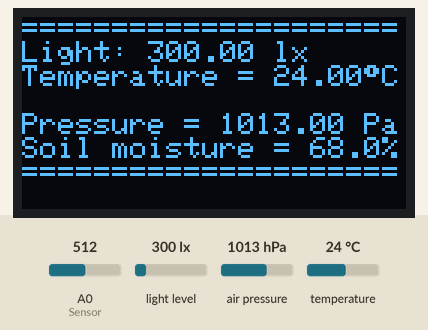
A sketch run on a simulated ESP8266 (NodeMCU). Shown: 128×64 one-colour display. The test bench sets the inputs (shaded band); at power-on: A0 (Sensor) = 512, light level 300 lx, air pressure 1013 hPa, temperature 24 °C. WiFi joins after 1.5 s; servers stay silent unless stated; network time is answered at once with the bench clock; uploads are accepted with an empty reply; the local clock reads 2024-03-15 10:24:30 at power-on unless the sketch sets it; storage starts empty; what the sketch prints to the serial monitor is not drawn.

Above: at 2.7 s.
2.8 s: A0 (Sensor) set to 533
5.6 s: light level set to 40 lx
At 7.2 s:
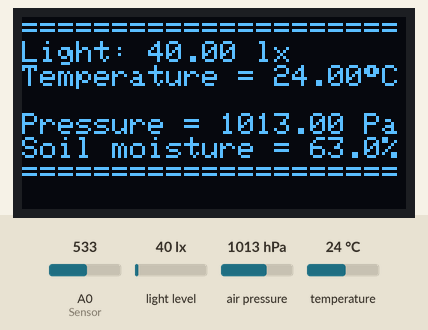
7.6 s: air pressure set to 952 hPa
At 8.7 s:
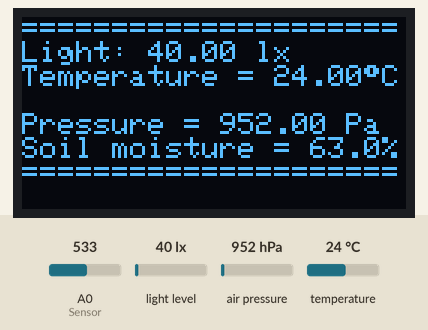
9.6 s: A0 (Sensor) set to 716
At 11.3 s:
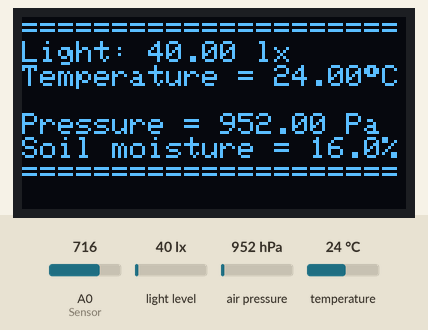
11.6 s: temperature set to 12 °C
At 13.0 s:
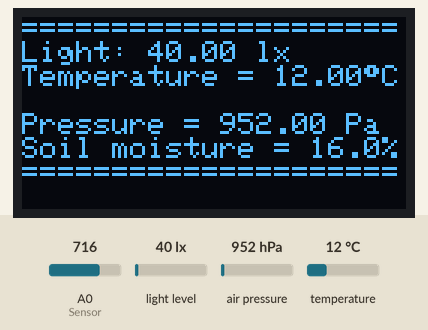
13.6 s: light level set to 500 lx
At 14.5 s:
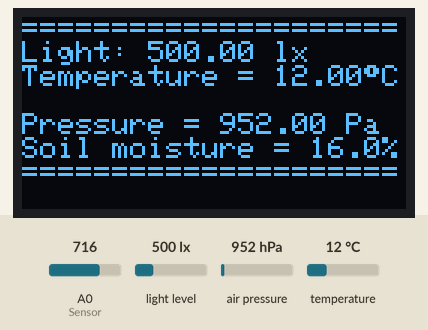
Timing chart, 0 to 16.6 s (numbered marks = the images above; inputs shaded):
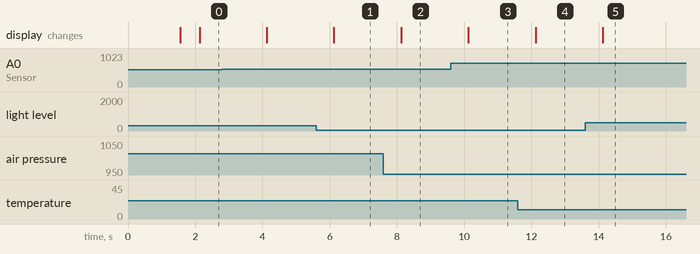

The sketch:

ESP8266.ino
```cpp
// Include necessary libraries
#include <FS.h>
#include <ESP8266WiFi.h>
#include <WiFiClient.h>
#include <BlynkSimpleEsp8266.h>
#include <BH1750.h>
#include <Wire.h>
#include <Adafruit_Sensor.h>
#include <Adafruit_BMP280.h>
#include <SPI.h>
#include <Adafruit_GFX.h>
#include <Adafruit_SSD1306.h>
#include <Math.h>
#include <ESP8266HTTPClient.h>
#include <WiFiManager.h>
#include <ArduinoJson.h>
#include <time.h>
#include <NTPClient.h>
#include <WiFiUdp.h>
#include <ctime>
#include <EasyButton.h>


// Screen settings
#define SCREEN_WIDTH 128  // OLED display width, in pixels
#define SCREEN_HEIGHT 64  // OLED display height, in pixels
#define OLED_RESET     -1 // Reset pin
#define SCREEN_ADDRESS 0x3C
#define BUTTON_PIN 0  // Pin for Flash button

// Global objects and variables
Adafruit_SSD1306 display(SCREEN_WIDTH, SCREEN_HEIGHT, &Wire, OLED_RESET);
BH1750 lightMeter;
Adafruit_BMP280 bme;
WiFiUDP ntpUDP;
NTPClient timeClient(ntpUDP, "pl.pool.ntp.org", 7200);
EasyButton button(BUTTON_PIN);
WiFiManager wifiManager;

char token[10];
char deviceName[41];
char deviceID[10];
bool shouldSaveConfig = false;

int buttonDuration = 5000;

unsigned long previousMillis = 0;    // will store last time DHT was updated
const long interval = 2000;          // Updates DHT readings every 2 seconds

String currentDate;

float press;
float lux;
float temp;

const int AirValue = 780;
const int WaterValue = 390;
int intervals = (AirValue - WaterValue)/3;
int soilMoistureValue = 0;
float moisturePrcnt = 0.0;

const char* serverUrl = "http://5dfe-83-20-164-34.ngrok-free.app/api/v1/plants/update-plant"; // URL of the server endpoint


void setup()
{
  Wire.begin();
  Serial.begin(9600);
  button.begin();
  button.onPressedFor(buttonDuration, onPressed);

  readStoredInfo();

  WiFiManagerParameter api_token("token", "your token", token, 40);
  WiFiManagerParameter device_name("device_name", "your device name", deviceName, 40);
  WiFiManagerParameter device_id("device_id", "your device id", deviceID, 40);

  WiFiManager wifiManager;

  wifiManager.setSaveConfigCallback(saveConfigCallback);

  wifiManager.addParameter(&api_token);
  wifiManager.addParameter(&device_name);
  wifiManager.addParameter(&device_id);

  wifiManager.setTimeout(180);

  if (!wifiManager.autoConnect("AutoConnectAP")) {
    Serial.println("Failed to connect and hit timeout");
    delay(3000);
    // Reset and try again, or maybe put it to deep sleep.
    ESP.reset();
    delay(5000);
  }

  Serial.println("Connected to WiFi.");

  strcpy(token, api_token.getValue());
  strcpy(deviceName, device_name.getValue());
  strcpy(deviceID, device_id.getValue());

  Serial.print("Token: ");
  Serial.println(token);
  Serial.print("Device Name: ");
  Serial.println(deviceName);

  saveData();

  // Initialize Sensors
  initializeSensors();

  // Initialize display settings
  display.clearDisplay();
  display.setTextSize(1);
  display.setTextColor(WHITE);
  timeClient.begin();

  while(!timeClient.update()) {
    timeClient.forceUpdate();
    delay(500);
  }
}

void loop()
{
  button.read();
  timeClient.update();
  currentDate = getCurrentDateTime();
  unsigned long currentMillis = millis();
  if (currentMillis - previousMillis >= interval) {
    previousMillis = currentMillis;
    readFromSensors();
    printToSerial();
    printToDisplay();
    sendToServer();
  }
}


 void saveConfigCallback () {
  Serial.println("Should save config");
  shouldSaveConfig = true;
}

void onPressed() {
  Serial.println("Flash button has been pressed. Resetting WiFi settings...");
  wifiManager.resetSettings();
  SPIFFS.format();

  delay(1000);

  Serial.println("Restarting ESP...");
  ESP.restart();
}

String getCurrentDateTime() {
  unsigned long epochTime = timeClient.getEpochTime();
  struct tm *ptm = gmtime ((time_t *)&epochTime);

  char buffer[30];
  strftime(buffer, 30, "%Y-%m-%dT%H:%M:%SZ", ptm);

  return String(buffer);
}

void initializeSensors()
{

  if (lightMeter.begin()) {
    Serial.println(F("BH1750 initialised"));
  }
  else {
    Serial.println(F("Error initialising BH1750"));
  }

  if (!bme.begin(0x76)) {
    Serial.println("Could not find a valid BMP280 sensor, check wiring!");
  }

  if(!display.begin(SSD1306_SWITCHCAPVCC, SCREEN_ADDRESS)) {
    Serial.println(F("SSD1306 allocation failed"));
    for(;;);
  }
}

void sendToServer() {
  if (WiFi.status() == WL_CONNECTED) {

    WiFiClient client;
    HTTPClient http;

    // Create JSON payload
    String payload = "{"
                     "\"device_id\":\"" + String(deviceID) + "\","  // Add the device_id field
                     "\"sensors\":{"
                     "\"humidity\":" + String(moisturePrcnt) + ","
                     "\"lux\":" + String(lux) + ","
                     "\"temperature\":" + String(temp) + "},"
                     "\"device_token\":\"" + String(token) + "\","
                     "\"name\":\"" + String(deviceName) + "\","  // Add the name field
                     "\"last_updated\":\"" + String(currentDate) + "\""
                     "}";

    http.begin(client, serverUrl);
    http.addHeader("Content-Type", "application/json");

    int httpCode = http.PATCH(payload);

    Serial.println("HTTP Response code: " + String(httpCode));

    if (httpCode > 0) {
      String response = http.getString();
      Serial.println("HTTP Response: " + response);
    }

    http.end();
  } else {
    Serial.println("Error in WiFi connection");
  }
}


void printToSerial()
{
    Serial.println("================================");
    Serial.print("Light: ");
    Serial.print(lux);
    Serial.println(" lx");
    Serial.print("Temperature = ");
    Serial.print(temp);
    Serial.println(" *C");
    Serial.print("Pressure = ");
    Serial.print(press);
    Serial.println(" Pa");
    if(soilMoistureValue > WaterValue && soilMoistureValue < (WaterValue + intervals))
    {
      Serial.println("Soil Moisture: Very Wet");
    }
    else if(soilMoistureValue > (WaterValue + intervals) && soilMoistureValue < (AirValue - intervals))
    {
      Serial.println("Soil Moisture: Wet");
    }
    else if(soilMoistureValue < AirValue && soilMoistureValue > (AirValue - intervals))
    {
      Serial.println("Soil Moisture: Dry");
    }
    Serial.println("====================================");
}

void printToDisplay()
{
  display.clearDisplay();
  display.setCursor(0,0);
  display.println("=====================");
  display.setCursor(0,8);
  display.print("Light: ");
  display.print(lux);
  display.println(" lx");
  display.setCursor(0,16);
  display.print("Temperature = ");
  display.print(temp);
  display.print((char)247);
  display.println("C");
  display.setCursor(0,32);
  display.print("Pressure = ");
  display.print(press);
  display.println(" Pa");
  display.setCursor(0,40);
  display.print("Soil moisture = ");
  display.print(moisturePrcnt, 1);
  display.println("%");
  display.setCursor(0,48);
  display.println("=====================");
  display.display();
}

void readFromSensors()
{
  temp = bme.readTemperature();
  press = bme.readPressure();
  press = press/100;
  soilMoistureValue = analogRead(A0);  //put Sensor insert into soil
  moisturePrcnt = ((soilMoistureValue - AirValue)*100/(WaterValue-AirValue));
  lux = lightMeter.readLightLevel();
}

void readStoredInfo()
{
  //clean FS, for testing
  //SPIFFS.format();

  //read configuration from FS json
  Serial.println("mounting FS...");

  if (SPIFFS.begin()) {
    Serial.println("mounted file system");
    if (SPIFFS.exists("/config.json")) {
      //file exists, reading and loading
      Serial.println("reading config file");
      File configFile = SPIFFS.open("/config.json", "r");
      if (configFile) {
        Serial.println("opened config file");
        size_t size = configFile.size();
        // Allocate a buffer to store contents of the file.
        std::unique_ptr<char[]> buf(new char[size]);

        configFile.readBytes(buf.get(), size);

 #if defined(ARDUINOJSON_VERSION_MAJOR) && ARDUINOJSON_VERSION_MAJOR >= 6
        DynamicJsonDocument json(1024);
        auto deserializeError = deserializeJson(json, buf.get());
        serializeJson(json, Serial);
        if ( ! deserializeError ) {
#else
        DynamicJsonBuffer jsonBuffer;
        JsonObject& json = jsonBuffer.parseObject(buf.get());
        json.printTo(Serial);
        if (json.success()) {
#endif
          Serial.println("\nparsed json");
          strcpy(token, json["token"]);
          strcpy(deviceName, json["deviceName"]);
          strcpy(deviceID, json["deviceID"]);
        } else {
          Serial.println("failed to load json config");
        }
        configFile.close();
      }
    }
  } else {
    Serial.println("failed to mount FS");
  }

}

void saveData() {
  if (shouldSaveConfig) {
    Serial.println("saving config");
#if defined(ARDUINOJSON_VERSION_MAJOR) && ARDUINOJSON_VERSION_MAJOR >= 6
    DynamicJsonDocument json(1024);
#else
    DynamicJsonBuffer jsonBuffer;
    JsonObject& json = jsonBuffer.createObject();
#endif
    json["token"] = token;
    json["deviceName"] = deviceName;
    json["deviceID"] = deviceID;

    File configFile = SPIFFS.open("/config.json", "w");
    if (!configFile) {
      Serial.println("failed to open config file for writing");
    }

#if defined(ARDUINOJSON_VERSION_MAJOR) && ARDUINOJSON_VERSION_MAJOR >= 6
    serializeJson(json, Serial);
    serializeJson(json, configFile);
#else
    json.printTo(Serial);
    json.printTo(configFile);
#endif
    configFile.close();
  }
}
```

Measured:
- after the input at 5.6 s, the display: changes after 0.52 s (image 1)
- after the input at 7.6 s, the display: changes after 0.52 s (image 2)
- after the input at 9.6 s, the display: changes after 0.52 s (image 3)
- after the input at 11.6 s, the display: changes after 0.52 s (image 4)
- after the input at 13.6 s, the display: changes after 0.52 s (image 5)
